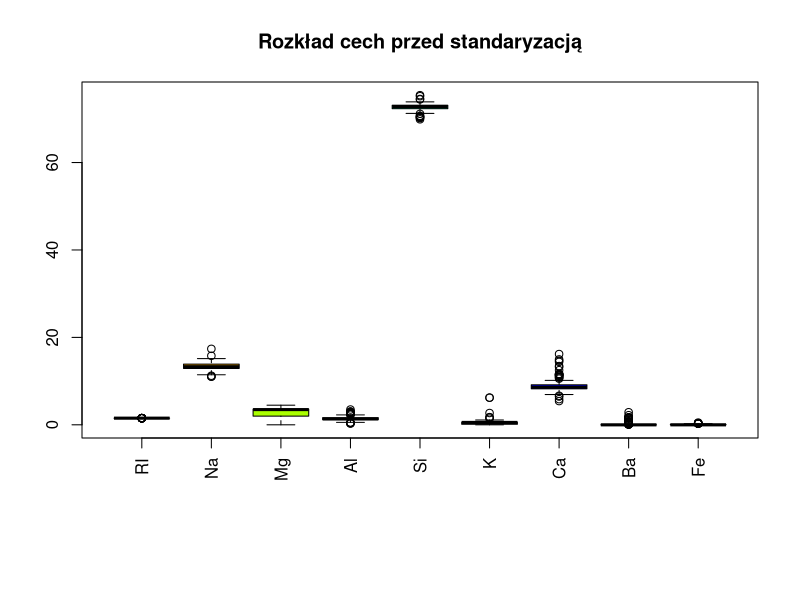
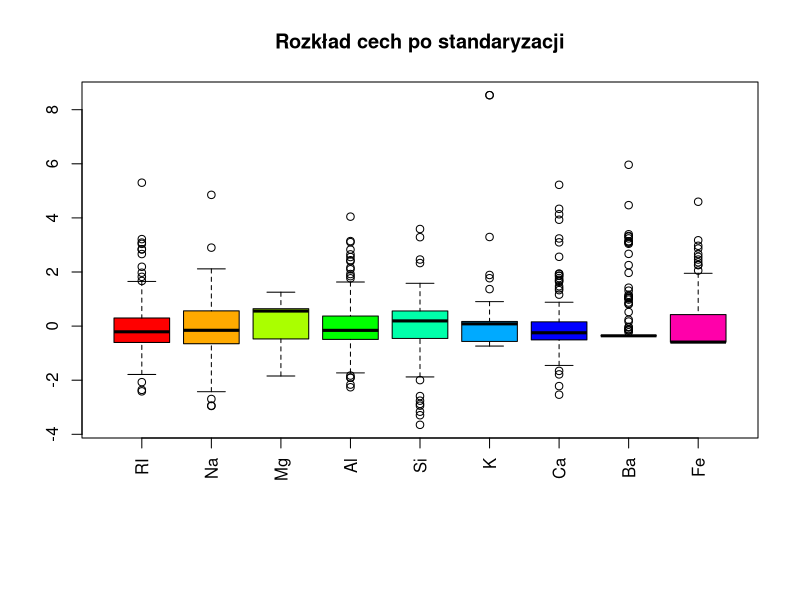

The R script that drew these images, in order:
## ---- chunk 1
knitr::opts_chunk$set(
  echo = TRUE,
  encoding = "UTF-8",
  comment = "",
  warning = FALSE,
  message = FALSE
)
options(encoding = "UTF-8")
Sys.setlocale("LC_ALL", "Polish")
knitr::opts_chunk$set(echo = FALSE)
knitr::opts_chunk$set(results = "asis")
knitr::opts_chunk$set(warning = FALSE, message = FALSE) 
knitr::opts_chunk$set(fig.pos = "H", out.extra = "", fig.align = "center")
## ---- chunk 2
library(mlbench)
dane <- data("Glass", package = "mlbench")
library(mlbench)
dane <- Glass
#dane
# Sprawdzenie struktury danych
#str(Glass)
colSums(is.na(dane))  # Brak brakujących wartości w oryginalnym zbiorze
dim(dane)
## ---- chunk 3
set.seed(123)
n <- dim(dane)[1]
dane.indx <- sample(1:n,200)
dane  <- dane[dane.indx,]
dane_analiza = dane[,-10]
## ---- chunk 4

par(las=3, mar=c(8,4,4,2)+0.1)
boxplot(dane_analiza, col=rainbow(9), main="Rozkład cech przed standaryzacją")
par(las=1, mar=c(5,4,4,2)+0.1)
## ---- chunk 5

dane_stand <- scale(dane_analiza)
par(las=3, mar=c(8,4,4,2)+0.1)
boxplot(dane_stand, col=rainbow(9), main="Rozkład cech po standaryzacji")
par(las=1, mar=c(5,4,4,2)+0.1)
